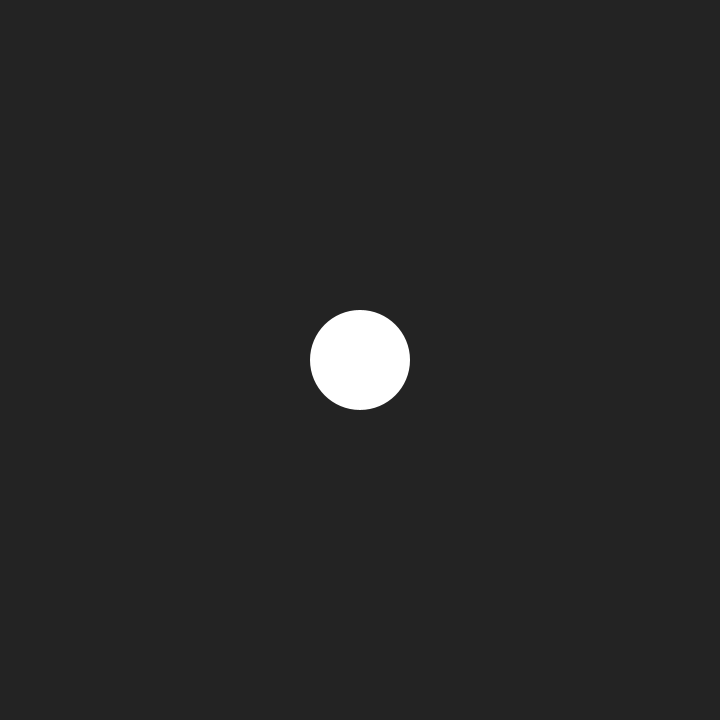
Frame 1 (no input)
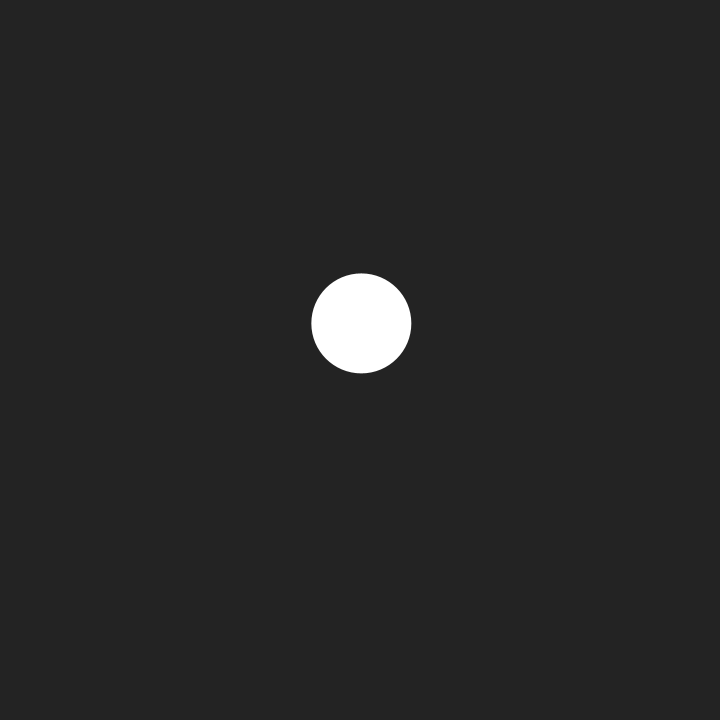
Frame 60 (the mouse pressed at the canvas centre just before this capture)
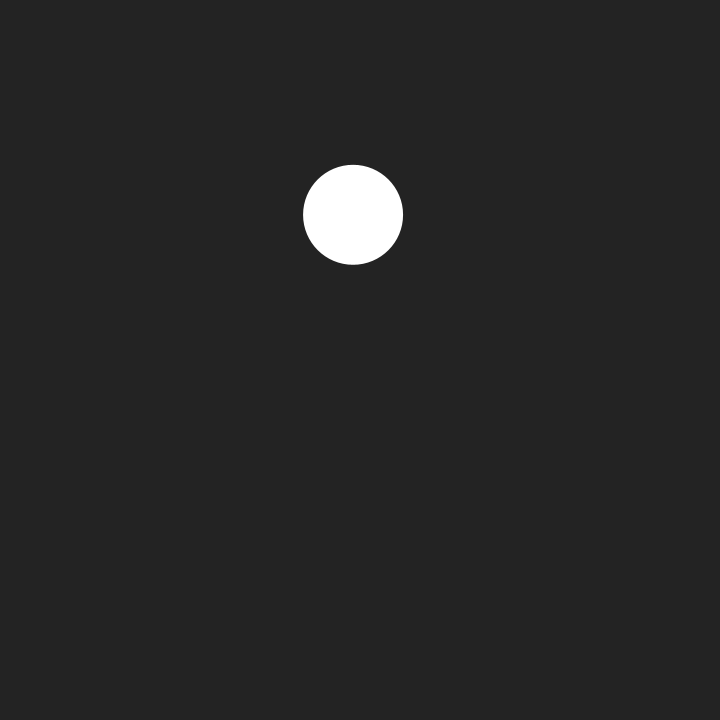
Frame 120 (the mouse held since frame 60 and released just before this capture)

The Processing sketch that drew these frames (run headless with seeded random() and noise(); from frame 60 on, the mouse is pressed at the canvas centre):

// Processing sketch: exercise_1
// ── exercise_1.pde
Balloon balloon;
float xoff;

void setup() {
  size(720, 720); 
  balloon = new Balloon(new PVector(width / 2, height / 2)); 
  xoff = 0.0;
}

void draw() {
  background(35);
  applyHelium();
  applyWind(); 
  balloon.update(); 
}

void applyHelium() {
  PVector helium = new PVector(0, -0.02);
  balloon.applyForce(helium);
  
  if(balloon.position.y - (balloon.diameter / 2) <= 0) {
    balloon.velocity.y *= -1; 
  } 
}

void applyWind() {
  float x = map(noise(xoff += 0.01), 0, 1, -0.02, 0.02); 
  PVector wind = new PVector(x, 0); 
  balloon.applyForce(wind); 
  
  if(balloon.position.x - (balloon.diameter / 2) <= 0 || balloon.position.x + (balloon.diameter / 2) >= width) {
    balloon.velocity.x *= -1; 
  } 
}

// ── Balloon.pde
class Balloon {
  PVector position;
  PVector velocity; 
  PVector acceleration;
  int diameter;
  
  Balloon(PVector position) {
    this.position = position; 
    this.velocity = new PVector();
    this.acceleration = new PVector(); 
    this.diameter = 100;
  }
  
  void applyForce(PVector force) {
    this.acceleration.add(force); 
  }
  
  void update() {
    this.velocity.add(this.acceleration);
    this.position.add(this.velocity); 
    this.acceleration.mult(0); 
    
    noStroke();
    fill(255); 
    circle(position.x, position.y, this.diameter);
  }
}
